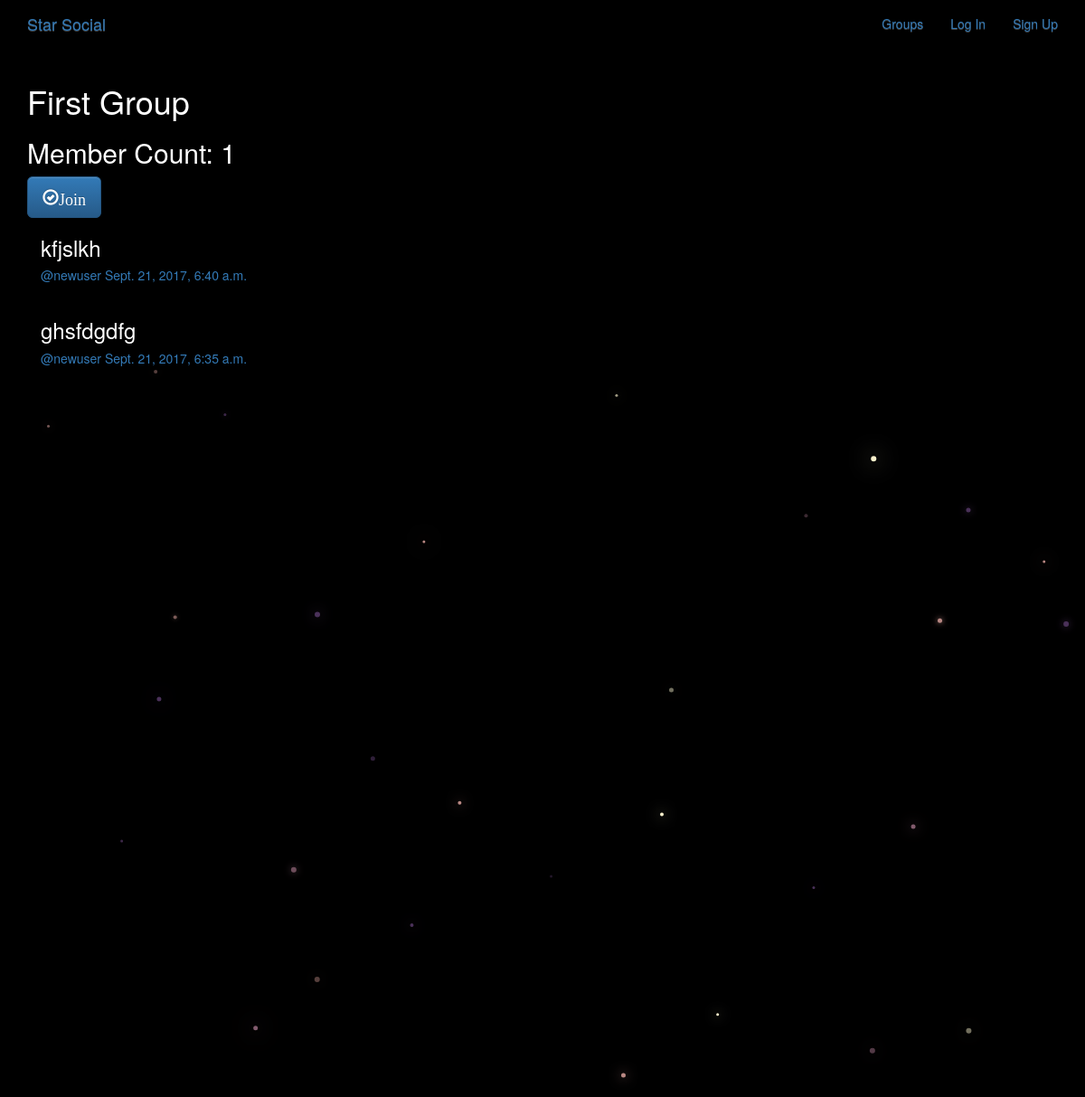
Page /groups/posts/in/first-group/ on the earlier database version.
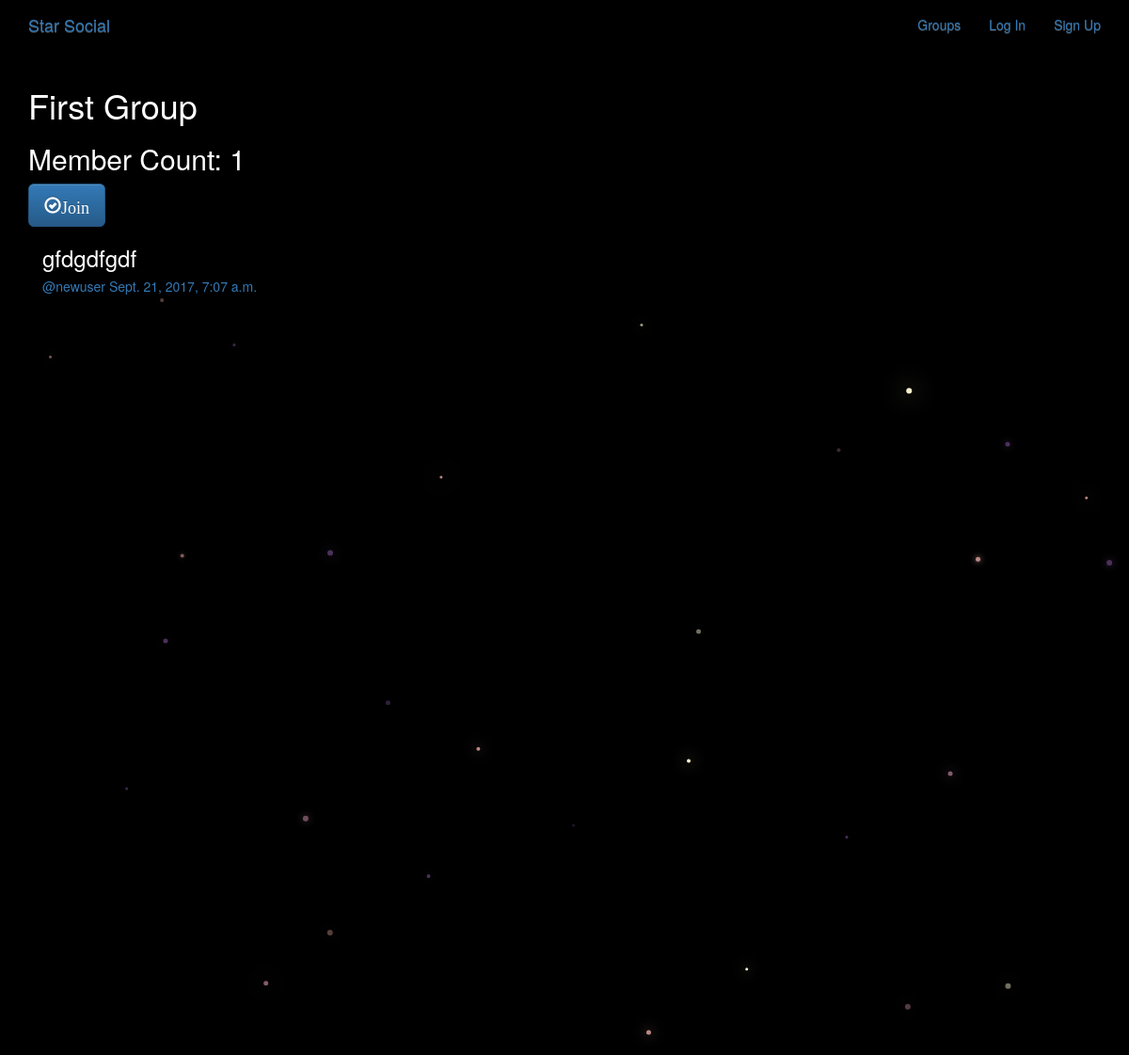
Same page on the later database version.
### posts/models.py (models this page shows, shortened)
class Post(models.Model):
    user = models.ForeignKey(User, related_name='posts')
    created_at = models.DateTimeField(auto_now=True)
    message = models.TextField()
    message_html = models.TextField(editable=False)
    group = models.ForeignKey(Group, related_name='posts', null=True, blank=True)
    class Meta:
        ordering = ['-created_at']
        unique_together = ['user', 'message']

### groups/views.py (the view)
# urls.py: url(r'posts/in/(?P<slug>[-\w]+)/$', views.SingleGroup.as_view(), name='single'), # group detail
class SingleGroup(generic.DetailView):
    model = Group

### groups/templates/groups/group_detail.html
{% extends 'groups/group_base.html' %}
{% block pregroup %}
	<h1>{{group.name}}</h1>
	<h2>Member Count: {{group.members.count}}</h2>
	<div class="content">
        {% if user in group.members.all %}
        	<a href="{% url 'groups:leave' slug=group.slug %}" class="btn btn-lg btn-fill btn-warning">
            	<span class="glyphicon glyphicon-remove-circle">Leave</span>
        	</a>
        {% else %}
        	<a href="{% url 'groups:join' slug=group.slug %}" class="btn btn-lg btn-fill btn-primary">
            	<span class="glyphicon glyphicon-ok-circle">Join</span>
        	</a>
        {% endif %}
	</div>
{% endblock %}
{% block group_content %}
	<div class="col-md-8">
        {% if group.posts.count == 0 %}
        	<h1> No posts in this group yet! </h1>
        {% else %}
        	{% for post in group.posts.all %}
        		{% include "posts/_post.html" %}
        	{% endfor %}
        {% endif %}
	</div>
{% endblock %}

### posts/templates/posts/_post.html (shortened to what this page needs)
<div class="post media">
  <h3>{{post.message_html|safe}}</h3>
  <div class="media-body">
    <h5 class="media-heading">
      <span class="username">
      	<a href="{% url 'posts:for_user' username=post.user.username %}">@{{post.user.username}}</a>
      </span>
      <time class="time">
    	<a href="{% url 'posts:single' username=post.user.username pk=post.pk %}">{{post.created_at}}</a>
    </time>
    </h5>
  </div>
</div>

Differences in the rows shown:
removed Post: message_html "kfjslkh", user.username "newuser", created_at "Sept. 21, 2017, 6:40 a.m."
removed Post: message_html "ghsfdgdfg", user.username "newuser", created_at "Sept. 21, 2017, 6:35 a.m."
added Post: message_html "gfdgdfgdf", user.username "newuser", created_at "Sept. 21, 2017, 7:07 a.m."
